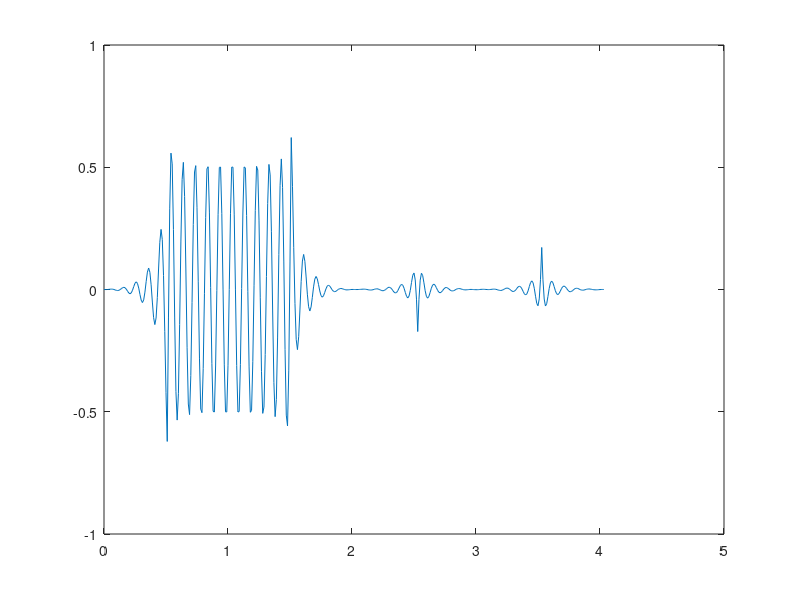

This figure's MATLAB source:
%To generate 10 Hz sinusoidal signal
clc
clear all
close all
t=0:0.01:4.03; %time vector
f=10; %frequency
t1=0:0.01:1;
x1=sin(2*pi*5*t1);
x2=zeros(1,length(x1));
x3=sin(2*pi*f*t1);
x4=x2;
x=[x3,x2,x1,x4];
l=input('Enter the number of points in fft:');
nfft=2^l;
fs=100;  %Sampling frequency
f=fs/2*linspace(0,1,nfft/2); %frequency axis
X=fft(x,nfft)/nfft;
%filtering of the signal
order=102;
fc=fs/2;
cutoff_freq=10/fc;
h=fir1(order,cutoff_freq,'high');
%Output
y=conv(x,h);
plot(t,y(1:length(t)))
% subplot(2,1,1),plot(t,x),axis([0 4 -1 1])
% subplot(2,1,2),plot(f,2*abs(X(1:length(f))))
